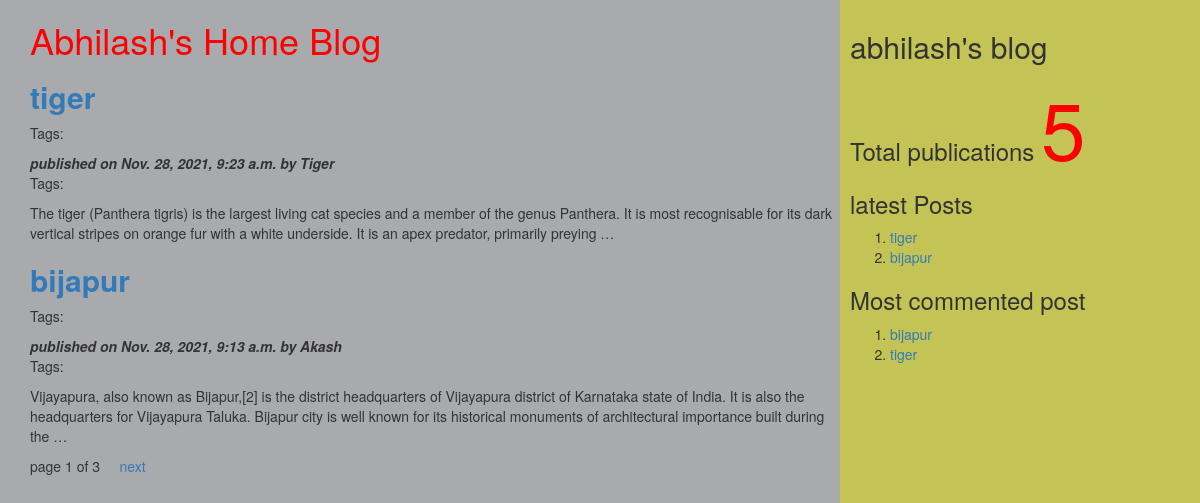
The page / on the database its author committed.
### myApp/models.py (models this page shows, shortened)
class Post(models.Model):
    tags=TaggableManager()
    STATUS_CHOICES=(('draft','Draft'),('published','Published'))
    title=models.CharField(max_length=256)
    slug=models.SlugField(max_length=264,unique_for_date='publish')
    author=models.ForeignKey(User,related_name='blog_posts',on_delete=models.CASCADE)
    body=models.TextField()
    publish=models.DateTimeField(default=timezone.now)
    created=models.DateTimeField(auto_now_add=True)
    updated=models.DateTimeField(auto_now=True)
    status=models.CharField(max_length=10,choices=STATUS_CHOICES,default='draft')
    objects=CustomManager()
    class Meta:
        ordering=('-publish',)
    def get_absolute_url(self):
        return reverse('post_details',args=[self.publish.year,self.publish.strftime('%m'),self.publish.strftime('%d'),self.slug])

### myApp/views.py (the view)
# urls.py: url(r'^$',views.post_list_view),
def post_list_view(request,tag_slug=None):
    post_list=Post.objects.all()
    tag=None
    if tag_slug:
        tag=get_object_or_404(Tag,slug=tag_slug)#provided slug
        post_list=post_list.filter(tags__in=[tag])
    paginator=Paginator(post_list,2) #step1
    page_number=request.GET.get('page') #step2
    try:
        post_list=paginator.page(page_number) #step2
    except PageNotAnInteger:
        post_list=paginator.page(1) #step3
    except EmptyPage:
        post_list=paginator.page(paginator.num_pages) #step4
    d={'post_list':post_list}
    return render(request,'myApp/post_list.html',d)

### myApp/models.py (called while the page is built)
    def get_queryset(self):
        return super().get_queryset().filter(status='published')

### myApp/templatetags/mytags.py (called while the page is built)
@register.simple_tag
def total_posts():
    return Post.objects.count()

@register.inclusion_tag('myApp/latest_post.html')
def show_latest_posts(count=3):
    latest_posts=Post.objects.order_by('-publish')[:count]
    return {'latest_posts':latest_posts}

@register.simple_tag
def get_most_commented_posts(count=2):
    return Post.objects.annotate(total_comments=Count('comments')).order_by('-total_comments')[:count]

### templates/myApp/post_list.html (shortened to what this page needs)
<html>
    {%extends 'myApp/parent.html'%}
        {%block content_block%}
        <h1 style=color:red;>Abhilash's Home Blog</h1>
        {%for post in post_list%}
        <a href="{{post.get_absolute_url}}"><h2><b>{{post.title}}</b></h2></a>
        <p>Tags:
          </p>
        <i><b>published on {{post.publish}} by {{post.author|title}}</b></i>
        <p>Tags:{{post.tags.all|join:','}}</p>
        {{post.body|truncatewords:40|linebreaks}}
        {%endfor%}
        {%include 'myApp/pagination.html' with page=post_list%}
        {%endblock%}

### templates/myApp/parent.html (shortened to what this page needs)
{%load mytags%}
<html>
     <head>
       <link rel="stylesheet" href="https://maxcdn.bootstrapcdn.com/bootstrap/3.3.7/css/bootstrap.min.css">
     </head>
     <body>
       <div class="content" style="width:70%;float:left;background-color:#a8aaad;height:300%;padding:0 0 0 30px">
         {%block content_block%}
         {%endblock%}
       </div>
       <div class="sidebar" style="width:30%;float:right;background-color:#c4c456;height:300%;padding:10px">
                <h2> abhilash's blog</h2>
                <h3> Total publications
                <span style="color:red;font-size:80px">
                  {%total_posts%}</span>
                  <h3>latest Posts</h3>
                  {%show_latest_posts 2%}
                  <h3>Most commented post</h3>
                    {%get_most_commented_posts as m%}
                    <ol>
                      {%for post in m%}
                      <li><a href="{{post.get_absolute_url}}">{{post.title}}</a></li>
                      {%endfor%}
                    </ol>
              </h3>
       </div>
    </body>
    </html>

### templates/myApp/latest_post.html
<html>
<body>
  <ol>
  {% for post in latest_posts%}
  <li><a href="{{post.get_absolute_url}}">{{post.title}}</a></li>
  {%endfor%}
</ol>
  </body>
  </html>

### rows shown on the page
Post: title "tiger", publish "Nov. 28, 2021, 9:23 a.m.", author "Tiger", body "The tiger (Panthera tigris) is the largest living cat species and a member of the genus Panthera. It is most recognisable for its dark vertical stripes on orange fur with a white underside. It is an apex predator, primarily preying …"
Post: title "bijapur", publish "Nov. 28, 2021, 9:13 a.m.", author "Akash", body "Vijayapura, also known as Bijapur,[2] is the district headquarters of Vijayapura district of Karnataka state of India. It is also the headquarters for Vijayapura Taluka. Bijapur city is well known for its historical monuments of architectural importance built during the …"

### other values the page prints
{{ page.number }} "1"
{{ page.paginator.num_pages }} "3"
